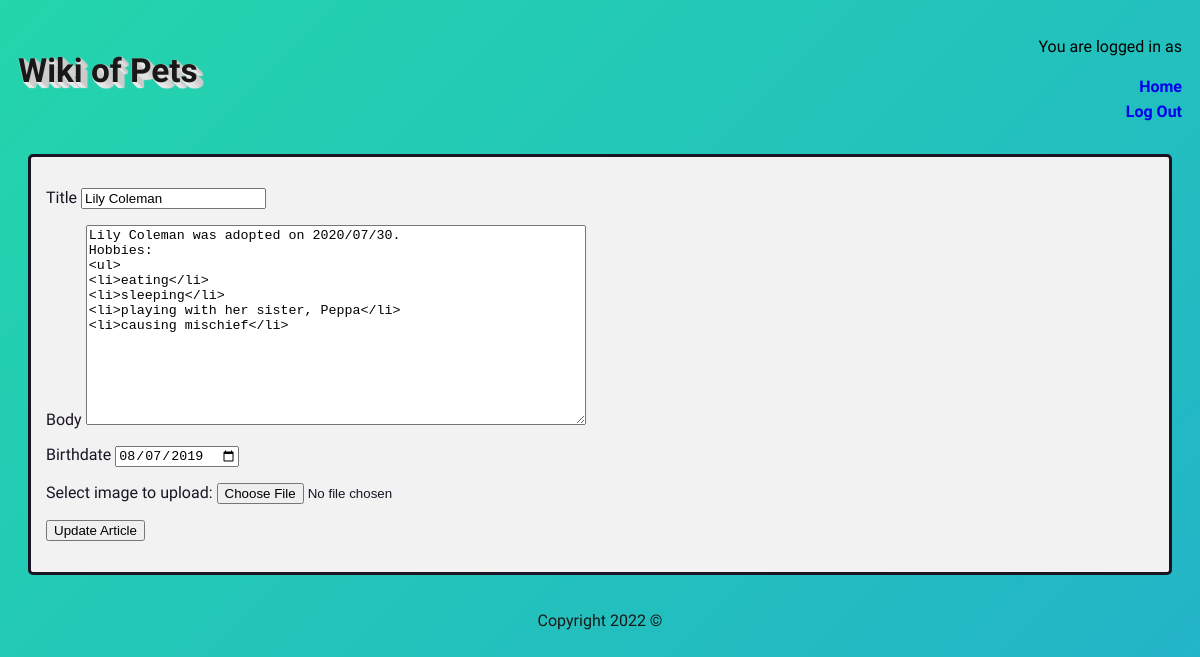
The page /update.php?shortTitle=LilyColeman (signed in) on the database its author committed.
### tables this page shows
CREATE TABLE `article` (
  `article_id` int(11) NOT NULL,
  `article_short_title` varchar(32) NOT NULL,
  `article_title` varchar(32) NOT NULL,
  `article_body` text NOT NULL,
  `article_photo` varchar(64) DEFAULT NULL,
  `article_birthdate` date DEFAULT NULL
);

### update.php (the view, shortened to what this page needs)
<?php
  include "database.php";
  $short_title = (isset($_POST["shortTitle"])) ? $_POST["shortTitle"] : $short_title= $_GET["shortTitle"];
  $articleQuery = "SELECT * FROM article WHERE article_short_title = '$short_title';";
  $stmt = $conn->query($articleQuery);
  $article = $stmt->fetch_row();
 ?>
<!DOCTYPE html lang="en">
  <?php include 'header.php'; ?>
    <div class="square">
      <form action="update.php?shortTitle="<?=$short_title?> method="post" enctype="multipart/form-data">
        <p>
          <label for="title">Title</label>
          <input type="text" name="titleUpdate" maxlength="65" required="true" value=<?php echo "'$article[2]'";?>>
        </p>
        <p>
          <label for="body">Body</label>
          <textarea name="bodyUpdate" required="true"><?=$article[3]?></textarea>
        </p>
        <p>
          <label for="birthdate">Birthdate</label>
          <input type="date" name="birthdateUpdate" value=<?=$article[5]?>>
        </p>
        <p>
          Select image to upload:
          <input type="file" name="imageUpdate" id="imageUpdate" maxlength="64">
        </p>
        <input type="submit" value="Update Article" name="update">
      </form>
    </div>
  </body>
  <?php include "footer.php";?>
</html>

### style.css (style rules this page uses)
body { background: linear-gradient(-45deg, #ee7752, #e73c7e, #23a6d5, #23d5ab); background-size: 400% 400%; animation: gradient 15s ease infinite; height: 100vh; font-family: 'Sarabun', sans-serif; display: flex; flex: 1; flex-direction: column; }
.square { background-color: #f2f2f2; border-radius: 5px; border-style: solid; border-color: #1A1423; color: #1A1423; padding: 15px; margin: 20; }
textarea { height: 200px; width: 500px; }

### rows shown on the page
article: titleUpdate "Lily Coleman", bodyUpdate "Lily Coleman was adopted on 2020/07/30. Hobbies: <ul> <li>eating</li> <li>sleeping</li> <li>playing with her sister, Peppa</li> <li>causing mischief</li>", birthdateUpdate "08/07/2019"
